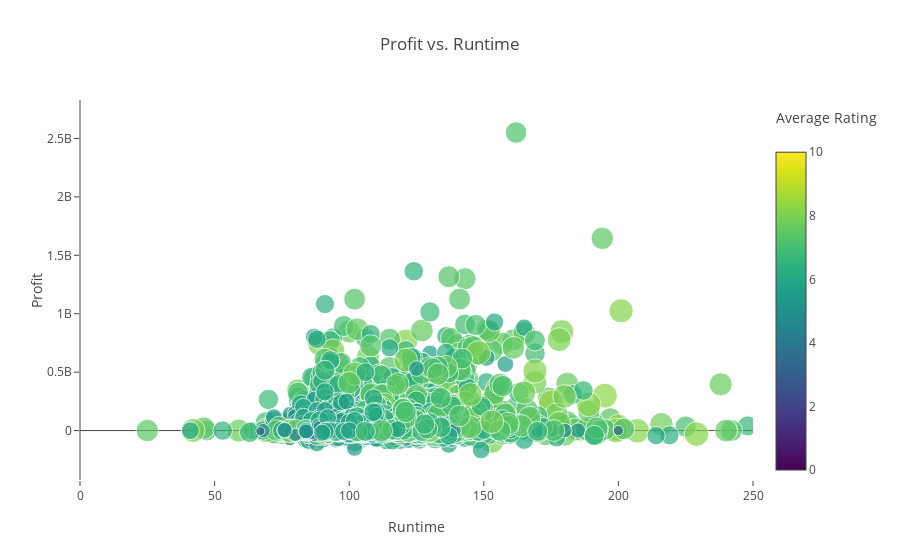

Write notebook code for a chart like this one.
### Code cell
layout = go.Layout(
    title='Profit vs. Runtime',
    xaxis=dict(
        title='Runtime',
        gridcolor='rgb(255, 255, 255)',
        range=[0, 250],
        zerolinewidth=1,
        ticklen=5,
        gridwidth=2,
    ),
    yaxis=dict(
        title='Profit',
        gridcolor='rgb(255, 255, 255)',
        zerolinewidth=1,
        ticklen=5,
        gridwidth=2,
    )
)
data = [go.Scatter(
    x=df2.runtime.values, # Budget
    y=df2.profit.values,  # Gross
    mode='markers',
    text= df2.title.values, # Movie Titles
    marker=dict(
        size=3*(df2.vote_average),
        sizeref=1.0,
        color=df2.vote_average.values,
        colorbar=ColorBar(title='Average Rating<br> &nbsp;'),
        showscale=True,
        colorscale='Viridis'
    ))]
fig = go.Figure(data=data, layout=layout)
iplot(fig)

### Figure 1 — Plotly figure (JSON) as saved in the notebook; plotly's stock layout.template omitted (floating-point values rounded to 4 significant figures; data arrays with more than 128 entries replaced by an {"elided": "..."} marker saying what was removed)
{"data": [{"marker": {"color": {"elided": "4755 float values"}, "colorbar": {"title": "Average Rating<br> &nbsp;"}, "colorscale": "Viridis", "showscale": true, "size": {"elided": "4755 float values"}, "sizeref": 1}, "mode": "markers", "text": {"elided": "4755 str values"}, "type": "scatter", "x": {"elided": "4755 int values"}, "y": {"elided": "4755 int values"}}], "layout": {"title": "Profit vs. Runtime", "xaxis": {"gridcolor": "rgb(255, 255, 255)", "gridwidth": 2, "range": [0, 250], "ticklen": 5, "title": "Runtime", "zerolinewidth": 1}, "yaxis": {"gridcolor": "rgb(255, 255, 255)", "gridwidth": 2, "ticklen": 5, "title": "Profit", "zerolinewidth": 1}}}
